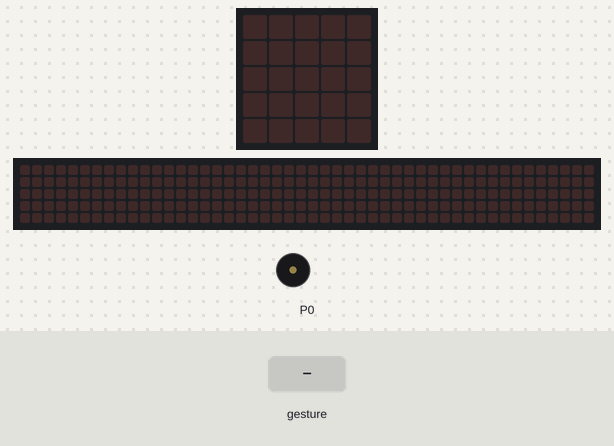
The program below on a simulated BBC micro:bit (MakeCode). Parts: the board's 5×5 LED display, a strip that is not on the board, showing the scrolling text unrolled, buzzer (waves = sounding). The inputs (shaded band) are chosen by the test bench. A tilt is held for 1.5 s and a shake lasts 1 s, then the board lies face up again; the 48×5 strip is a reading aid, not a part: it shows the text the display is scrolling, unrolled, one strip-width of it at a time.

Above: at 1.2 s.
1.3 s: gesture 'shake'
At 7.6 s:
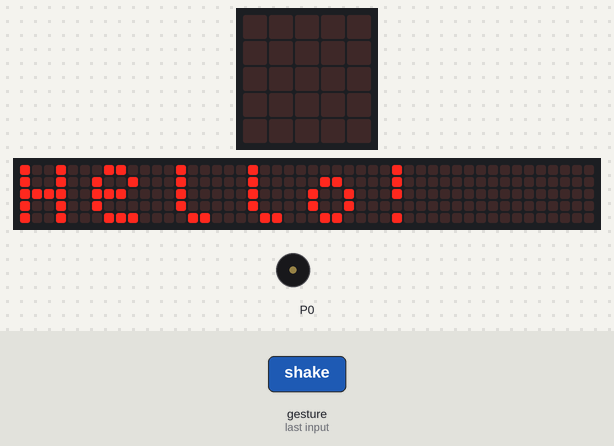
At 8.05 s:
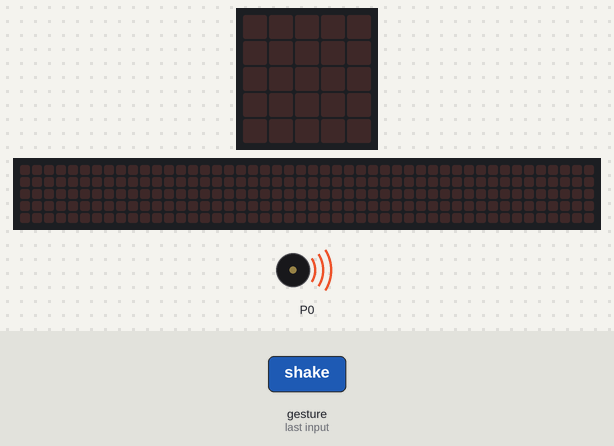
Timing chart, 0 to 9.8 s (numbered marks = the images above; inputs shaded):
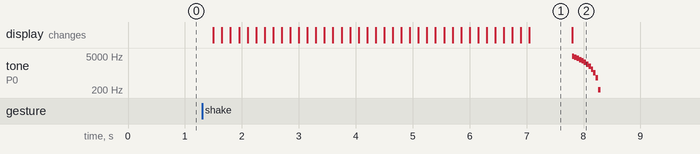

The program:

main.ts
```typescript
input.onGesture(Gesture.Shake, function on_gesture_shake() {
    basic.showString("Hello!")
    music.play(music.createSoundExpression(WaveShape.Sine, 5000, 0, 255, 0, 500, SoundExpressionEffect.None, InterpolationCurve.Linear), music.PlaybackMode.UntilDone)
})
```

test.ts
```typescript
// 在這裡測試；當此封包作為擴充功能時，將不會編譯此內容。
```

Measured:
- after the input at 1.3 s, tone on P0: plays 4791 Hz for 0.04 s, 4375 Hz for 0.04 s, 3958 Hz for 0.04 s, 3541 Hz for 0.04 s, 3125 Hz for 0.04 s, 2708 Hz for 0.04 s … (12 notes in this stretch), starting after 6.5 s; the display: changes after 0.20 s (image 1)
- what the display in image 1 shows lasts 0.7 s, from 7.1 s to 7.8 s
